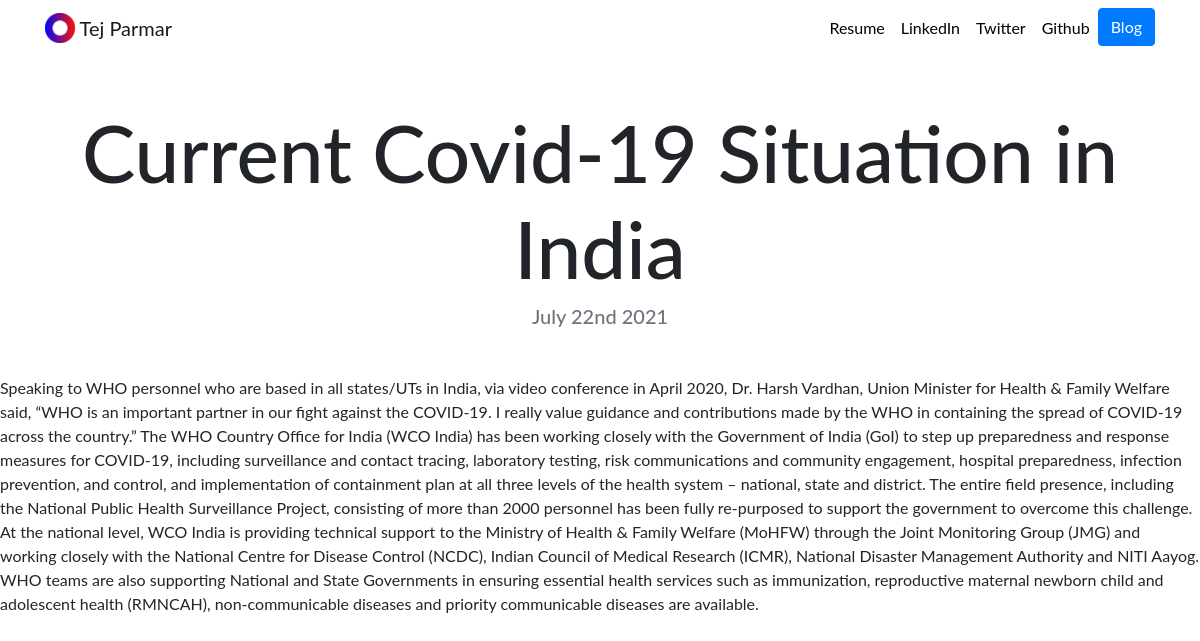
/blog/5/, run on the app's committed database.
### blog/models.py (models this page shows, shortened)
class  Blog(models.Model):
     title = models.CharField(max_length=200)
     description = models.TextField()
     date=models.DateField()

### blog/views.py (the view)
# urls.py: path('<int:blog_id>/',views.detail,name='detail'),
def detail(request,blog_id):
    blog=get_object_or_404(Blog,pk=blog_id)
    return render(request, 'blog/detail.html',{'blog':blog})

### blog/templates/blog/detail.html
{% extends "portfolio/base.html" %}
{% load static %}
{% block content %}
<h1 class="text-center mt-5" id="blogdetailtitle">{{ blog.title }}</h1>
<h5 class="text-center text-muted mb-5">{{ blog.date|date:'F jS Y' }}</h5>
{{ blog.description|safe }}
{% endblock %}

### portfolio/static/portfolio/custom.css (style rules this page uses)
body { font-family: 'Lato', sans-serif; }
@media (min-width: 992px) { #blogdetailtitle { font-size: 5rem; } }

### data on the page
Blog: title "Current Covid-19 Situation in India", date "July 22nd 2021", description "Speaking to WHO personnel who are based in all states/UTs in India, via video conference in April 2020, Dr. Harsh Vardhan, Union Minister for Health & Family Welfare said, “WHO is an important partner in our fight against the COVID-19. I really value guidance and contributions made by the WHO in containing the spread of COVID-19 across the country.” The WHO Country Office for India (WCO India) has been working closely with the Government of India (GoI) to step up preparedness and response measures for COVID-19, including surveillance and contact tracing, laboratory testing, risk communications and community engagement, hospital preparedness, infection prevention, and control, and…"
